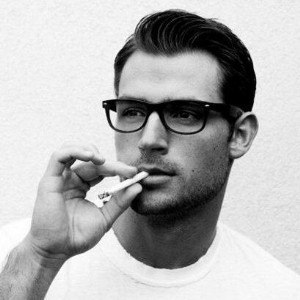
#> input picture merge two imgs/A.jpg, 300 x 300 px, found by its file name
$ python '融合两张图片.py'
#> lines starting #> are read from the running program, lines starting #| are printed output that depends on the picture
# 融合两张图片
# 注意两张图片的尺寸要相同
# 可配合 Foto-Mosaik-Edda 软件使用
# RGBA模式下，一张图片映射一个列表，列表的元素是四元组(R,G,B,A)
# R = Red, G = Green, B = Blue, A = Alpha(anti-transparence)
from PIL import Image

def mergeAB(srcA,srcB,dstAB):
#> called with srcA = 'D:\\Python\\Python36\\pictures\\A.jpg', srcB = 'D:\\Python\\Python36\\pictures\\B.jpg', dstAB = 'D:\\Python\\Python36\\pictures\\AB.png'
    imgA = Image.open(srcA).convert("RGBA")
    imgB = Image.open(srcB).convert("RGBA")
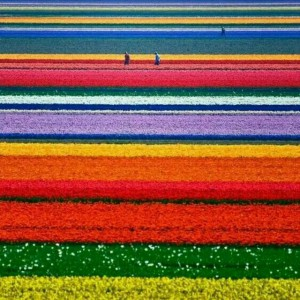
#> input picture merge two imgs/B.jpg, 300 x 300 px, found by its file name
    datasA = imgA.getdata()
    datasB = imgB.getdata()
    newData = list()
    # 建立一个缓存列表
    temp = list([0,0,0,0])
    for dataA,dataB in zip(datasA,datasB):
        # 每个像素点的4通道融合
        for i in range(0,4):
            # 调节权重
            temp[i] = int(dataA[i]*0.1 + dataB[i]*0.8)
        # 图片列表的元素是四元组
        newData.append(tuple(temp))
#> this loop made 90000 passes
#> (dataA, dataB) on passes 1 to 3: ((241, 241, 241, 255), (34, 78, 149, 255)), ((239, 239, 239, 255), (37, 81, 152, 255)), ((238, 238, 238, 255), (36, 80, 153, 255))
#> after the loop, newData = 90000 items; temp = [157, 157, 37, 229]
    imgA.putdata(newData)
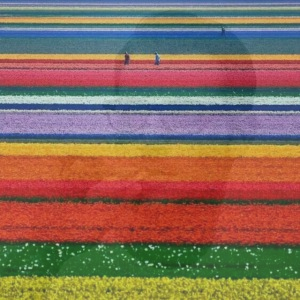
#> imgA: PIL image 300x300 RGBA; mean R, G, B, A 125.2, 91.7, 72.5, 229; transparent parts drawn white
    #imgA.show()
    imgA.save(dstAB)

content = "D:\Python\Python36\pictures\\"
mergeAB(content+"A.jpg",content+"B.jpg",content+"AB.png")
